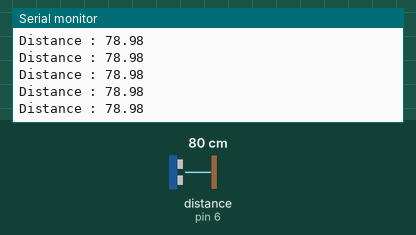
Recording of a sketch running on a simulated Arduino Uno, built with avr-gcc and run on an emulated ATmega328P. Parts: the last lines printed to the serial monitor. Wiring (inferred from the names in the program): ultrasonic range finder: trigger pin 5; echo pin 6. Inputs (shaded band) come from the test bench; at power-on: distance to the obstacle (sensor on pin 6) 80 cm. The echo pulse lasts 58.3 µs per cm.

Above: at 1.2 s.
1.3 s: distance to the obstacle (sensor on pin 6) set to 120 cm
At 2.0 s:
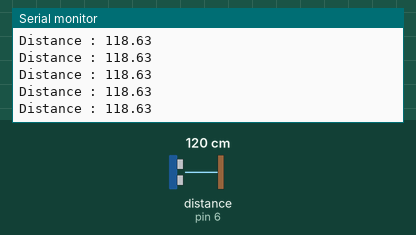
4.3 s: distance to the obstacle (sensor on pin 6) set to 2 cm
At 5.3 s:
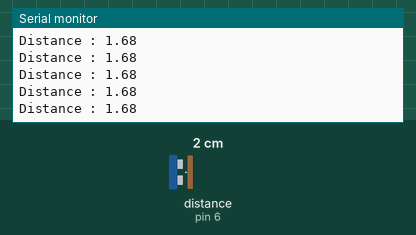
10.3 s: distance to the obstacle (sensor on pin 6) set to 250 cm
At 11.0 s:
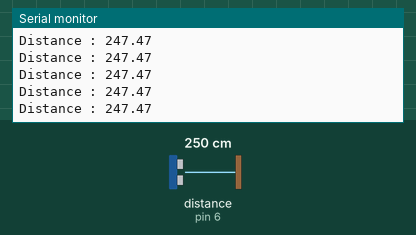
13.3 s: distance to the obstacle (sensor on pin 6) set to 4 cm
At 13.9 s:
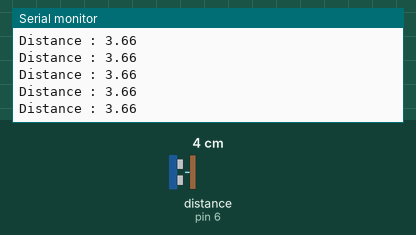
Timing chart, 0 to 16.3 s (numbered marks = the images above; inputs shaded):
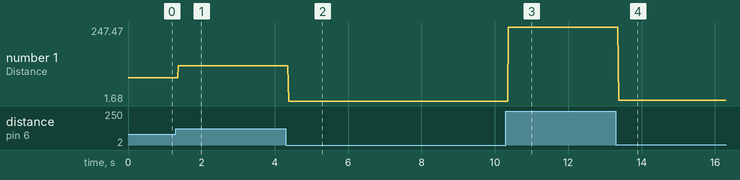

Measured:
- after the input at 1.3 s, the serial monitor: prints a new line after 0.07 s (image 1)
- after the input at 4.3 s, the serial monitor: prints a new line after 0.08 s (image 2)
- after the input at 10.3 s, the serial monitor: prints a new line after 0.07 s (image 3)
- after the input at 13.3 s, the serial monitor: prints a new line after 0.07 s (image 4)
- plotted number 1: 78.98 → 118.63 after the input at 1.3 s, 118.63 → 1.68 after the input at 4.3 s, 1.68 → 247.47 after the input at 10.3 s, 247.47 → 3.66 after the input at 13.3 s

The sketch:

Code_FIle.ino
```cpp
int triggerpin=5;
int echopin=6;
float dis;
long int dur;
void setup()
{
  pinMode(triggerpin,OUTPUT);
  pinMode(echopin,INPUT);
  Serial.begin(9600);
}

void loop()
{
  digitalWrite(triggerpin,LOW);
  delayMicroseconds(2);

  digitalWrite(triggerpin,HIGH);
  delayMicroseconds(10);
  digitalWrite(triggerpin,LOW);
  dur=pulseIn(echopin,HIGH);
  dis=dur*0.017;
  Serial.print("Distance : ");
  Serial.println(dis);
}
```
